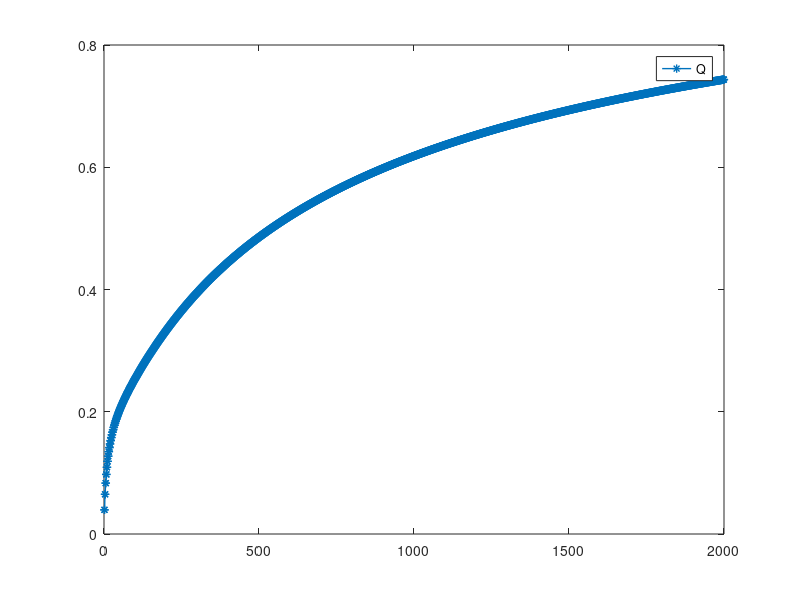
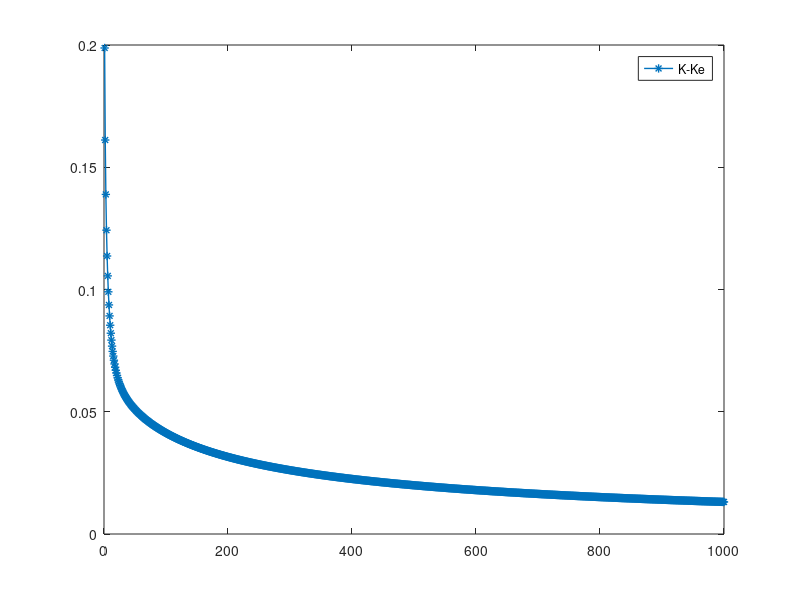

These figures' MATLAB source, in order:
clear all;
close all;
clc;


%系统
A=[0.906488 0.0816012 -0.0005;
    0.074349 0.90121 -0.000708383;
    0 0 0.132655];

B=[-0.00150808;
    -0.0096;
    0.867345];

D=[0.00951892;
    0.00038373;
    0];



%专家参数
Qe=1*[1 0 0 ;
      0 1 0 ;
      0 0 1 ];
Re=1;
gammae=5;
Pe=dare(A,B,Qe,Re);
Ke=inv(Re+B'*Pe*B)*(B'*Pe*A);
% Le=inv(-gammae^2+D'*Pe*D-D'*Pe*B*inv(Re+B'*Pe*B)*B'*Pe*D)*(D'*Pe*A-D'*Pe*B*inv(Re+B'*Pe*B)*B'*Pe*A);



%学生参数
Q=0*[0.01 0 0 ;
      0 0.01 0 ;
      0 0 0.01];
R=1;
K1=[0.1    0.1    .11];
K=K1;




%迭代初值
x(1:3,1)=[1;-1;-1];
xx(1:3,1)=[1;1;-1];
k=0;
kk=0;
ii=0;
jj=0;
eK=[];
eL=[];
eQ=[];
stopq=0;
alpha=1; %0.75

for i=1:10000
    
    %专家数据
    pe(:,i)=0.00001*(rand(1));
    ue(:,i)=-Ke*x(:,i)+pe(:,i);


    x(:,i+1)=A*x(:,i)+B*ue(:,i);
    
      uue(:,i)=-Ke*xx(:,i);
    xx(:,i+1)=A*xx(:,i)+B*uue(:,i)+pe(:,i);  
    
    
    
    ii=ii+1;
    Hxx(ii,:)=[x(1,i)^2, 2*x(1,i)*x(2,i), 2*x(1,i)*x(3,i), x(2,i)^2, 2*x(2,i)*x(3,i),x(3,i)^2]...
              -[x(1,i+1)^2, 2*x(1,i+1)*x(2,i+1), 2*x(1,i+1)*x(3,i+1), x(2,i+1)^2, 2*x(2,i+1)*x(3,i+1),x(3,i+1)^2];%1-6  
    Hxu(ii,:)=2*kron(x(:,i)'*K1',x(:,i)')+2*kron(ue(:,i)',x(:,i)');%7-9
    Huu(ii,:)=kron(ue(:,i)-K1*x(:,i),ue(:,i)+K1*x(:,i));%10
    r(ii)=x(:,i)'*K1'*R*K1*x(:,i)+x(:,i)'*Q*x(:,i)...
        +alpha*(ue(:,i)+K1*x(:,i))'*R*(ue(:,i)+K1*x(:,i))+(ue(:,i)-K1*x(:,i))'*R*(ue(:,i)+K1*x(:,i));

       Hqxx(ii,:)=[xx(1,i)^2, 2*xx(1,i)*xx(2,i), 2*xx(1,i)*xx(3,i), xx(2,i)^2, 2*xx(2,i)*xx(3,i),xx(3,i)^2]...
              -[xx(1,i+1)^2, 2*xx(1,i+1)*xx(2,i+1), 2*xx(1,i+1)*xx(3,i+1), xx(2,i+1)^2, 2*xx(2,i+1)*xx(3,i+1),xx(3,i+1)^2];%1-6  
%         
        Hxuu(ii,:)=2*kron(xx(:,i)'*K1',xx(:,i)')+2*kron(uue(:,i)',xx(:,i)');%7-9  
        Huuu(ii,:)=kron(uue(:,i)-K1*xx(:,i),uue(:,i)+K1*xx(:,i));%10
        n(ii)=-xx(:,i)'*K1'*R*K1*x(:,i)-(uue(:,i)-K1*xx(:,i))'*R*(K1*xx(:,i)+uue(:,i));
%             n(ii)=xx(:,i)'*Q*xx(:,i)+alpha*(uue(:,i)+K1*xx(:,i))'*R*(uue(:,i)+K1*xx(:,i));

    
    
    
    jj=jj+1;
    if stopq==0
      
       X(jj,:)=[xx(1,i)^2, 2*xx(1,i)*xx(2,i), 2*xx(1,i)*xx(3,i), xx(2,i)^2, 2*xx(2,i)*xx(3,i),xx(3,i)^2];


%           
        Hqxxx(jj,:)=Hqxx(ii,:);
        Hqxu(jj,:)=Hxuu(ii,:);
% 
        Hquu(jj,:)=Huuu(ii,:);

         rq(jj)= n(ii);


    end
    
    rank(X)
    
    if rank(X)==6
        stopq=1;
    end
    
    zbar=[Hxx Hxu Huu];

    m=zbar; 

    a=rank(m)
        
    if a==10
        
       H=m\r';

       K1=inv(H(10))*([H(7) H(8) H(9)]);
       K=[K;K1];

       eK=[eK,norm(K1-Ke)];
  

        Hxx=[];
        Hxu=[];
        Hxw=[];
        Huu=[];
        Huw=[];
        Hww=[];
        zbar=[];
        r=[];
        ii=0;
        m=[];
        
        Q=Q+alpha*(Ke-K1)'*R*(Ke-K1);
           eQ=[eQ,norm(Q)];
%           Hq=Hqxxx*[H(1),H(2),H(3),H(4),H(5),H(6)]'...
%               +Hqxu*[H(7) H(8) H(9)]'+Hquu*H(10)+rq;
%  
% 
%          Hq=rq;
%         HQ=X\Hq';
%         Q=[HQ(1),HQ(2),HQ(3);
%            HQ(2),HQ(4),HQ(5);
%            HQ(3),HQ(5),HQ(6)];
        eQ=[eQ,norm(Q)];
        jj=0;
        stopq=0;
        X=[];
        Hqxxx=[];
        Hqxu=[];
        Hqxw=[];
        Hquu=[];
        Hquw=[];
        Hqww=[];
        Hq=[];
        
    end
    


end
 
figure(1)
plot(eQ,'-*','LineWidth',1)
legend('Q')

figure(2)
plot(eK,'-*','LineWidth',1)
legend('K-Ke')


